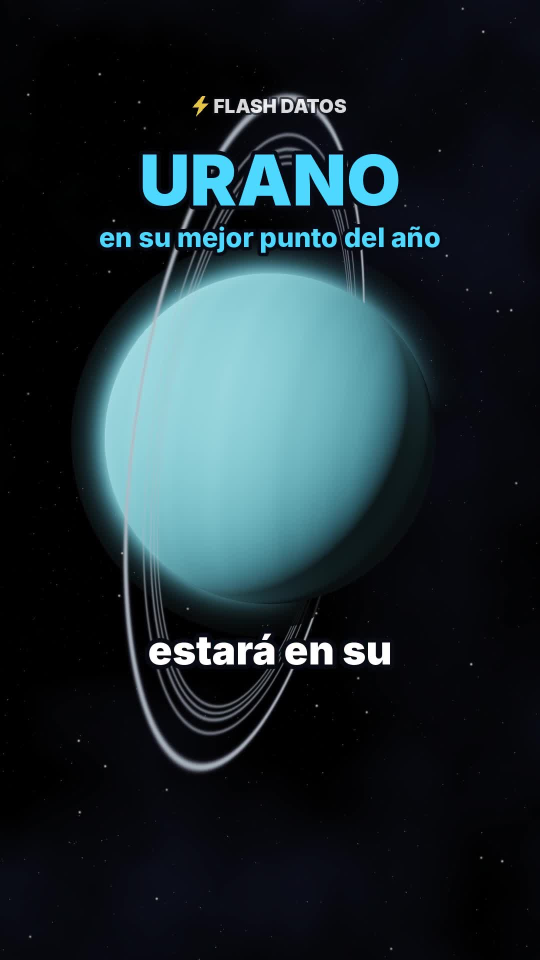
#> input picture videos/40-urano-iman-torcido/portada.jpg, 1080 x 1920 px (shown at 1/2 size)
$ python -i escena.py   (imports and definitions only)
#> lines starting #> are read from the running program, lines starting #| are printed output that depends on the picture
### motor/noise.py
import numpy as np
rng = np.random.default_rng(7)
PERM = rng.permutation(256)
P = np.concatenate([PERM, PERM]).astype(np.int64)
VALS = rng.random(256)


def _hash(ix, iy, iz):
    return VALS[P[P[P[ix & 255] + (iy & 255)] + (iz & 255)]]


def vnoise(x, y, z):
    xi, yi, zi = np.floor(x).astype(np.int64), np.floor(y).astype(np.int64), np.floor(z).astype(np.int64)
    xf, yf, zf = x - xi, y - yi, z - zi
    u, v, w = xf * xf * (3 - 2 * xf), yf * yf * (3 - 2 * yf), zf * zf * (3 - 2 * zf)
    c000 = _hash(xi, yi, zi); c100 = _hash(xi + 1, yi, zi)
    c010 = _hash(xi, yi + 1, zi); c110 = _hash(xi + 1, yi + 1, zi)
    c001 = _hash(xi, yi, zi + 1); c101 = _hash(xi + 1, yi, zi + 1)
    c011 = _hash(xi, yi + 1, zi + 1); c111 = _hash(xi + 1, yi + 1, zi + 1)
    x00 = c000 + u * (c100 - c000); x10 = c010 + u * (c110 - c010)
    x01 = c001 + u * (c101 - c001); x11 = c011 + u * (c111 - c011)
    y0 = x00 + v * (x10 - x00); y1 = x01 + v * (x11 - x01)
    return y0 + w * (y1 - y0)


def fbm(x, y, z, octaves=5, lac=2.0, gain=0.5, seed=0.0):
#> called with octaves = 5, lac = 2, gain = 0.5, seed = 21
    tot, amp, norm, f = 0.0, 1.0, 0.0, 1.0
    for o in range(octaves):
        off = seed * 17.31 + o * 31.7
        tot = tot + amp * vnoise(x * f + off, y * f - off * 0.7, z * f + off * 1.3)
        norm += amp; amp *= gain; f *= lac
    return tot / norm


def smooth(a, b, x):
    t = np.clip((x - a) / (b - a), 0, 1)
    return t * t * (3 - 2 * t)


def mix(a, b, t):
    t = t[..., None]
    return np.asarray(a) * (1 - t) + np.asarray(b) * t

### videos/40-urano-iman-torcido/escena.py
"""Flash Datos · video 40: Urano en oposición (25 nov 2026) y su campo magnético torcido.

Escena nueva: Urano acostado con anillos y bandas, líneas de campo de un dipolo inclinado 59° y descentrado;
diagrama de la oposición Sol–Tierra–Urano; comparación Tierra (11°) y Neptuno (47°); corte del interior con
agua iónica brillando más hacia adentro e iones en movimiento; la Voyager 2 cruzando el campo; cielo de Tauro.


Uso:
  python3 escena.py test 1 5 12 ...
  python3 escena.py chunk <ini> <fin> <out>
  python3 escena.py info
"""
import json, math, os, subprocess, sys
import numpy as np
from PIL import Image, ImageDraw, ImageFont
from scipy.ndimage import gaussian_filter, zoom as ndzoom

BASE = os.path.dirname(os.path.abspath(__file__))
sys.path.insert(0, BASE)
from noise import fbm

W, H, FPS = 1080, 1920, 30
TY = math.tan(math.radians(20)); TX = TY * W / H
PIX = 2 * TY / H

xs = ((np.arange(W) + 0.5) / W * 2 - 1) * TX
ys = (1 - (np.arange(H) + 0.5) / H * 2) * TY
DX, DY = np.meshgrid(xs, ys)
NRM = np.sqrt(DX * DX + DY * DY + 1)
DIRS = np.stack([DX / NRM, DY / NRM, -1 / NRM], axis=-1).astype(np.float64)

# [1 line not run here, left out]


def lin(c):
    return np.asarray(c, dtype=np.float32) ** 2.2


def smooth(a, b, x):
    t = np.clip((x - a) / (b - a), 0, 1)
    return t * t * (3 - 2 * t)


def ease(s):
    s = min(max(s, 0.0), 1.0)
    return s * s * s * (s * (6 * s - 15) + 10)


def ease_out(s):
    s = min(max(s, 0.0), 1.0)
    return 1 - (1 - s) ** 3


def lerp(a, b, s):
    return np.asarray(a, float) * (1 - s) + np.asarray(b, float) * s


# [24 lines left out: functions sample, rot_y, rot_x, not called in this run]


def latlon(v):
    return np.arcsin(np.clip(v[..., 1], -1, 1)), np.arctan2(v[..., 0], v[..., 2])


# [1 line not run here, left out]
# [1 line that did not run here, left out]


# ---------------- fondo ----------------
def make_background():
    rng = np.random.default_rng(9)
    bg = np.zeros((H, W, 3), np.float32)
    n = 1700
    x = rng.integers(0, W, n); y = rng.integers(0, H, n)
    inten = 0.02 + 0.45 * rng.random(n) ** 7
    tint = rng.random(n)
    col = np.stack([0.80 + 0.2 * tint, 0.86 + 0.06 * tint, 1.0 - 0.25 * tint], -1)
    np.add.at(bg, (y, x), col * inten[:, None])
    bg = gaussian_filter(bg, (0.6, 0.6, 0))
    big = np.zeros_like(bg)
    m = 40
    bx = rng.integers(0, W, m); by = rng.integers(0, H, m)
    np.add.at(big, (by, bx), np.array([1.0, 0.95, 0.9]) * (1.5 + 3 * rng.random(m))[:, None])
    bg += gaussian_filter(big, (1.3, 1.3, 0))
    gy, gx = np.mgrid[0:120, 0:68] / 40.0
    neb = fbm(gx, gy, np.full_like(gx, 2.3), 5, seed=21)
    neb = ndzoom(neb, (H / 120, W / 68), order=1)
    neb = np.clip((neb - 0.45) * 2.2, 0, 1) ** 1.6
    bg += neb[..., None] * np.array([0.012, 0.016, 0.045], np.float32)
    return bg


BG = make_background()

# ---------------- cámara ----------------
class Cam:
    # [7 lines left out: function __init__, not called in this run]

    def dirs(self, y0, y1, x0, x1):
        d = DIRS[y0:y1, x0:x1]
        return d[..., 0:1] * self.r + d[..., 1:2] * self.u + (-d[..., 2:3]) * self.f

    # [84 lines left out: functions proj, draw_earth, splat, not called in this run]


def bloom(img):
    small = img[::4, ::4]
    br = np.clip(small - 0.85, 0, None)
    g = gaussian_filter(br, (5, 5, 0)) * 0.55 + gaussian_filter(br, (22, 22, 0)) * 0.8 + gaussian_filter(br, (60, 60, 0)) * 0.45
    return img + ndzoom(g, (4, 4, 1), order=1)[:H, :W]


# [4 lines left out: function tonemap, not called in this run]


# [1 line not run here, left out]
# [1 line that did not run here, left out]
# [1 line that did not run here, left out]
# [1 line that did not run here, left out]
# [1 line that did not run here, left out]
# [1 line that did not run here, left out]
SPLIT = lambda k, f: S0[k] + (S1[k] - S0[k]) * f
# [1 line that did not run here, left out]
RE_KM = 6371.0
FD = os.path.join(BASE, "fonts", "")
_fc = {}


# [5 lines left out: function font, not called in this run]


YELLOW = (255, 216, 77); CYAN = (79, 216, 255); WHITE = (255, 255, 255); RED = (255, 90, 70); ORANGE = (255, 160, 70)
HL_WORDS = set()


# [15 lines left out: function groups_for_part, not called in this run]


CAPS = []
# [6 lines not run here, left out]


def is_hl(w):
    core = w.strip(".,:…?¿!¡()").lower()
    return any(ch.isdigit() for ch in core) or core in HL_WORDS or (core.isupper() and len(core) > 2) or w.strip(".,:…?¿!¡()").isupper()


# [28 lines left out: functions draw_caption, fade, not called in this run]


def txt(d, xy, s, size, col, A, fn="Inter-Black.otf", sw=8, anchor="mm"):
    d.text(xy, s, font=font(fn, size), fill=col + (A,), anchor=anchor, stroke_width=sw, stroke_fill=(8, 10, 20, A))


# [13 lines left out: function draw_label, not called in this run]


def bolt(cx, cy, s):
    pts = [(0.58, 0.0), (0.12, 0.56), (0.44, 0.56), (0.30, 1.0), (0.88, 0.38), (0.55, 0.38), (0.74, 0.0)]
    return [(cx + (px - 0.5) * s, cy + (py - 0.5) * s) for px, py in pts]


# [61 lines left out: functions draw_watermark, marker, draw_endcard, flash_alpha, glow, _paste, not called in this run]


# =====================================================================
#  VIDEO 40 · Urano: oposición del 25 nov y su imán torcido · escena nueva
# =====================================================================

def unit(v):
    v = np.asarray(v, float)
    return v / np.linalg.norm(v)


# [5 lines left out: function frame, not called in this run]


def tilt_axis(tilt_deg, lean_deg=0.0):
    """Eje inclinado `tilt_deg` respecto a la vertical (en el plano de la pantalla) y `lean_deg` hacia la cámara."""
    a, l = math.radians(tilt_deg), math.radians(lean_deg)
    return unit([math.sin(a) * math.cos(l), math.cos(a) * math.cos(l), math.sin(l)])


def rotate_about(v, k, ang):
    v = np.asarray(v, float); k = unit(k)
    c, s = math.cos(ang), math.sin(ang)
    return v * c + np.cross(k, v) * s + k * (k @ v) * (1 - c)


URANUS_B = lin((0.50, 0.80, 0.86))
NEPTUNE_B = lin((0.18, 0.36, 0.86))


# [183 lines left out: functions uranus_col, neptune_col, draw_planet, draw_sun, dipole_lines, vis_mask and 3 more, not called in this run]


def screen_angle(p0, p1):
    return math.degrees(math.atan2(p1[1] - p0[1], p1[0] - p0[0]))


# ---------------- montañas (silueta para el cielo final) ----------------
def ridge(seed, n, base, amp, rough):
#> called with seed = 4, n = 240, base = 1640, amp = 150, rough = 0.55
    rng = np.random.default_rng(seed)
    xs_ = np.linspace(-80, W + 80, n)
    ys_ = np.zeros(n)
    k = 1.0
    for o in range(6):
        ph = rng.random() * 10
        ys_ += amp * k * np.sin(xs_ / W * (2 + o * 2.3) * math.pi + ph) * (rough ** o)
        k *= 0.6
    return xs_, base - np.abs(ys_)


RIDGES = [ridge(4, 240, 1640, 150, 0.55), ridge(5, 240, 1760, 110, 0.6), ridge(6, 240, 1870, 80, 0.6)]


# [12 lines left out: function draw_mountains, not called in this run]


# ---------------- ejes de cada planeta ----------------
U_SPIN = tilt_axis(97, 14)                        # Urano: acostado (~97°)
U_MAG = rotate_about(U_SPIN, [0.0, 0.0, 1.0], math.radians(59))   # campo desviado 59° del eje
U_OFF = 0.32                                       # centro del dipolo desplazado ~1/3 del radio
E_SPIN = tilt_axis(23.4, 8)
E_MAG = rotate_about(E_SPIN, [0.0, 0.0, 1.0], math.radians(-11))
N_SPIN = tilt_axis(28, 8)
N_MAG = rotate_about(N_SPIN, [0.0, 0.0, 1.0], math.radians(47))
N_OFF = 0.5                                        # Neptuno: a la mitad entre el centro y las nubes


def u_offset_vec():
    ax, e1, e2 = frame(U_MAG)
    return unit(np.cross([0.0, 0.0, 1.0], U_MAG)) * -1


# ---------------- tomas ----------------
FIRST = ["gancho", "oposicion", "acostado", "iman", "tierra", "agua", "resultado", "cierre"]
# [1 line that did not run here, left out]
# [1 line that did not run here, left out]


# [20 lines left out: functions scene, span, sh_gancho, not called in this run]


# diagrama de la oposición (sin escala): Sol arriba, Tierra en medio, Urano abajo
R_E_ORB, R_U_ORB = 22.0, 46.0
SUN_P = np.array([0.0, 0.0, -30.0])


# [35 lines left out: functions opo_state, sh_oposicion, sh_acostado, sh_iman, not called in this run]


EARTH_C = np.array([-1.75, 0.55, 0.0])
NEP_C = np.array([1.75, 0.55, 0.0])


# [5 lines left out: function sh_tierra, not called in this run]


RNG_IONS = np.random.default_rng(40)
ION_R = np.sqrt(RNG_IONS.uniform(0.30 ** 2, 0.74 ** 2, 260))
ION_A = RNG_IONS.uniform(0, 1, 260)
ION_PH = RNG_IONS.uniform(0, 2 * math.pi, 260)
ION_SIGN = RNG_IONS.random(260) < 0.5


# [61 lines left out: functions cut_angles, sh_agua, voyager_pos, sh_resultado, not called in this run]


# cielo de Tauro (coordenadas de pantalla aproximadas, sin escala exacta)
TAURUS = {
    "ALDEBARÁN": (430, 980, 3.2, (1.0, 0.62, 0.35)),
    "h1": (520, 900, 1.2, (0.95, 0.9, 0.8)), "h2": (560, 930, 1.1, (0.95, 0.9, 0.8)),
    "h3": (600, 880, 1.0, (0.95, 0.9, 0.8)), "h4": (500, 860, 0.9, (0.95, 0.9, 0.8)),
    "e1": (250, 760, 1.3, (0.9, 0.92, 1.0)), "e2": (180, 1120, 1.4, (0.9, 0.92, 1.0)),
}
PLEIADES = [(780, 470), (812, 452), (834, 486), (800, 505), (850, 440), (770, 500), (826, 520)]
URANUS_SKY = (700, 690)


# [22 lines left out: function sh_cierre, not called in this run]


SCENES = dict(gancho=sh_gancho, oposicion=sh_oposicion, acostado=sh_acostado, iman=sh_iman,
              tierra=sh_tierra, agua=sh_agua, resultado=sh_resultado, cierre=sh_cierre)


# ---------------- textos y gráficos ----------------
# [180 lines left out: functions calendar, voyager, overlays, not called in this run]


def pt(cam, P):
    x, y, z = cam.proj(P)
    return float(x[0]), float(y[0]), float(z[0])


# [17 lines left out: functions poly3d, render, not called in this run]


# [21 lines not run here, left out]

>>> import cv2
>>> picture = cv2.imread('portada.jpg', cv2.IMREAD_GRAYSCALE)
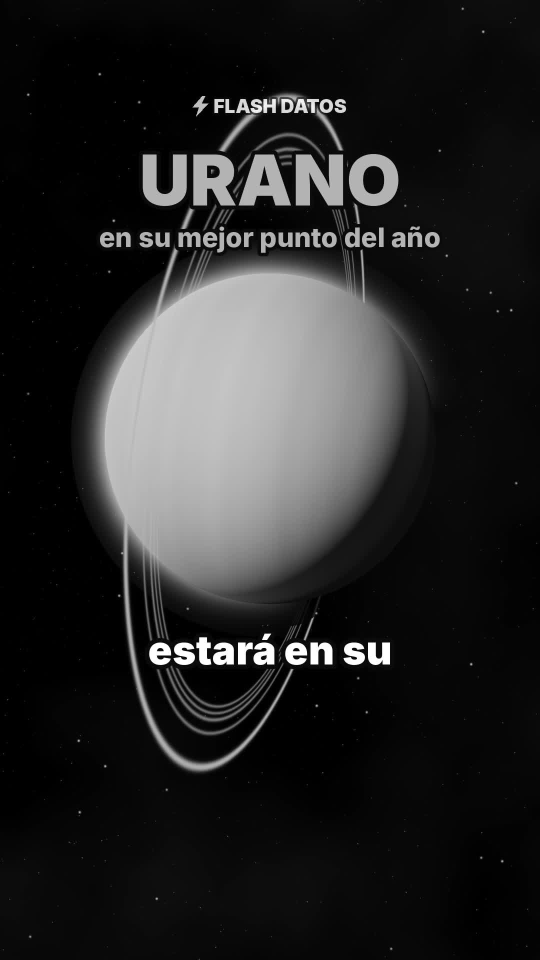
#> picture: shape (1920, 1080) (shown at 1/2 size); min 0, max 255, mean 38.1
>>> result = bloom(picture)
#> in bloom, `small = img[::4, ::4]`:
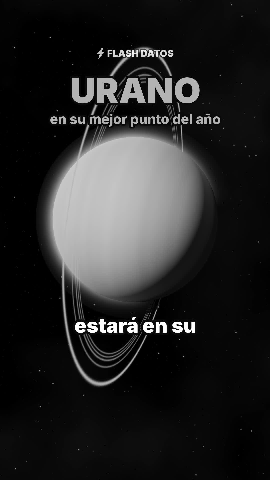
#> small: shape (480, 270); min 0, max 255, mean 38
#> (the run stopped early here; a loop or call above may not have finished)
